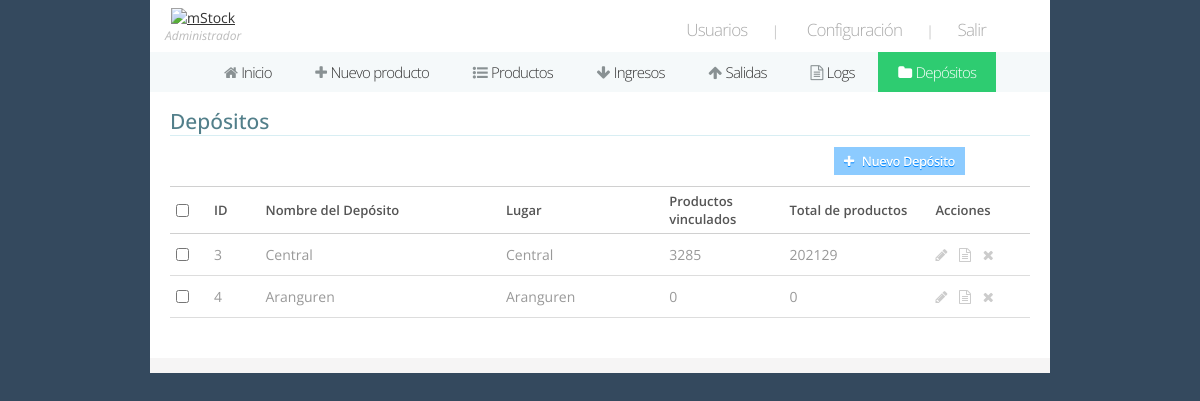
The app's page /depositos/ (signed in) with its own data.
### mystock/models.py (models this page shows, shortened)
class Rol(models.Model):
	name = models.CharField(max_length=20)

class Deposito(models.Model):
	name = models.CharField(max_length=200)
	place = models.CharField(max_length=200)
	descrp = models.CharField(max_length=400)
	date_added = models.DateField(auto_now=True)

### mystock/views.py (the view)
# urls.py: path('depositos/', depositos, name = 'depositos'),
def depositos(request):
	user = request.user
	usuario = Usuario.objects.get(id = user.id)
	if(usuario.role == 4):
		return(redirect('productos/0/0'))
	cat = []
	depositos = Deposito.objects.all()
	for deposito in depositos:
		cont = Producto.objects.filter(deposito_id = deposito.id).count()
		if (cont == 0):
			cont = 0
			suma = 0
		else:
			suma = Producto.objects.filter(deposito_id = deposito.id).aggregate(suma = Sum('qty'))['suma']
		cat.append([deposito.id, deposito.name, deposito.place, cont, suma])
	ctx = {'pagina':7,
		'datos':[usuario.role.id, usuario.role.name],
		'depositos':cat}
	return(render(request, 'deposito.html', ctx))

### mystock/templates/deposito.html (shortened to what this page needs)
{% extends 'header.html' %}
{% load static %}
{% block cuerpo %}
<div class="wrapper-pad">
	<h2>Depósitos</h2>
	<div id="table-head">
			{% if datos.0 == 1 or datos.0 == 2 %}
				<a href="{% url 'deposito_ab' 0 %}" name="new-dep" class="btn blue fright"><i class="fa fa-plus"></i>Nuevo Depósito</a> <br>
			{% endif %}
		</div>
		<table border="1" rules="rows" id="depositos" >
			<thead>
				<tr>
					<td width="5%"><input type="checkbox" name="select-all" /></td>
					<td width="6%">ID</td>
					<td width="28%">Nombre del Depósito</td>
					<td width="19%">Lugar</td>
					<td width="14%">Productos vinculados</td>
					<td width="17%">Total de productos</td>
					<td width="11%">Acciones</td>
				</tr>
			</thead>
			<tbody>
				{% for deposito in depositos %}
					<tr data-type="element" data-id={{ deposito.0 }}
						onclick="window.location.href='/deposito_detalle/{{ deposito.0 }}' ;">
						<td><input type="checkbox" name="chbox" /></td>
						<td class="hover" data-type="id">{{ deposito.0 }}</td>
						<td class="hover" data-type="name">{{ deposito.1 }}</td>
						<td class="hover">{{ deposito.2 }}</td>
						<td class="hover">{{ deposito.3 }}</td>
						<td class="hover">{{ deposito.4 }}</td>
						<td>
							{% if datos.0 == 1 or datos.0 == 2 %}
								<a href="{% url 'deposito_ab' deposito.0 %}" name="c3" title="Edit ab-deposito"><i class="fa fa-pencil"></i></a>
							{% endif %}
							{% if datos.0 == 1 or datos.0 == 2 or datos.0 == 3 %}
								<a href="{% url 'log' deposito.0 %}" name="c4" title="Log de este Depósito"><i class="fa fa-file-text-o"></i></a>
							{% endif %}
							{% if datos.0 == 1 or datos.0 == 2 %}
								<a href="{% url 'deposito_eliminar' deposito.0 %}" name="c5" title="Delete Deposito"><i class="fa fa-close"></i></a>
							{% endif %}
						</td>
					</tr>
				{% endfor %}
			</tbody>
		</table>
	</div>
	<div class="border" style="margin-bottom:30px;"></div>
</div>
{% endblock %}

### mystock/templates/header.html (shortened to what this page needs)
{% load static %}
<!DOCTYPE HTML>
<html>
	{% if pagina == 1%}
		<link type="text/css" rel="stylesheet" href="{% static 'media/css/home.css' %}" media="all" />
	{% else %}
		<link type="text/css" rel="stylesheet" href="{% static 'media/css/site.css' %}" media="all" />
		<link type="text/css" rel="stylesheet" href="{% static 'media/css/site-forms.css' %}" media="all" />
		<link type="text/css" rel="stylesheet" href="{% static 'media/css/site-responsive.css' %}" media="all" />
	{% endif %}
	<link href="https://maxcdn.bootstrapcdn.com/font-awesome/4.2.0/css/font-awesome.min.css" rel="stylesheet">
	<body>
		<div id="main-wrapper">
			<div id="header">
				<div class="left">
					<a href="https://google.com/" target='_blank'><img src="{% static 'mystock/logo3x.png' %}" width="150" height="50" alt="mStock" /></a>
					<div style="font-size:12px; font-style:italic;color:#bbb;">{{ datos.1 }}</div>
				</div>
				<div class="right">
					{% if datos.0 == 1 or datos.0 == 2 or datos.0 == 3 %}
						<a href="users.php" title="Users">Usuarios</a>|
					{% endif %}
					<a href="settings.php" title="Settings">Configuración</a>|
					<a href="{% url 'salir' %}" title="Logout">Salir</a>
				</div>
			</div>
			<div id="menu">
				<ul id="menuli">
					{% if datos.0 == 1 or datos.0 == 2 %}
						<li {% if pagina == 1 %} class="active" {% endif %}><a href="{% url 'home' %}" title="Home"><i class="fa fa-home"></i> Inicio</a></li>
					{% endif %}
					{% if datos.0 == 1 or datos.0 == 2 or datos.0 == 3 %}
						<li {% if pagina == 2 %} class="active" {% endif %}><a href="{% url 'producto_ab' 0 %}" title="New Producto"><i class="fa fa-plus"></i> Nuevo producto</a></li>
					{% endif %}
					<li {% if pagina == 3 %} class="active" {% endif %}><a href="{% url 'productos' 1 0 %}" title="Productos"><i class="fa fa-list-ul"></i> Productos</a></li>
					<li {% if pagina == 4 %} class="active" {% endif %}><a href="check-in.php" title="Check-In Producto"><i class="fa fa-arrow-down"></i> Ingresos</a></li>
					<li {% if pagina == 5 %} class="active" {% endif %}><a href="check-out.php" title="Check-Out Producto"><i class="fa fa-arrow-up"></i> Salidas</a></li>
					{% if datos.0 == 1 or datos.0e == 2 or datos.0 == 3 %}
						<li {% if pagina == 6 %} class="active" {% endif %}><a href="{% url 'logs' %}" title="Logs"><i class="fa fa-file-text-o"></i> Logs</a></li>
					{% endif %}
					<li {% if pagina == 7 %} class="active" {% endif %}><a href="{% url 'depositos' %}" title="Depósitos"><i class="fa fa-folder"></i> Depósitos</a></li>
				</ul>
			</div>
			{% block cuerpo %}
			{% endblock %}
	</body>
</html>

### mystock/static/media/css/site.css (style rules this page uses)
* { margin:0; padding:0; font-family:Open Sans; color:#333; outline:none; }
body, html { text-align:center; background-color:#34495e; width:100%; font-size:14px; }
.fright { float:right; }
.border { width:100%; height:15px; background-color:#f6f5f5; }
a.btn, a.btn:active, a.btn:visited, input[type=submit].btn { text-decoration:none; font-size:13px; letter-spacing:-0.5px; padding:5px 10px; margin:-4px 10px 0 10px; font-weight:600; color:#FFF; border:none; }
a.btn i { margin-right:8px; color:#FFF; }
.btn.blue { background-color:#8CCBFF; text-shadow:0 1px 0 #0087FF; }
h2 { display:inline-block; width:100%; text-align:left; border-bottom:1px solid #d8eef3; color:#527f8a; font-weight:500; margin:15px 0 5px 0; }
#main-wrapper { margin:0 auto; width:900px; background-color:#FFF; }
#main-wrapper .wrapper-pad { margin:0; padding:0 20px; }
#header .left { float:left; padding:8px 0 0 15px; }
#header .right { float:right; margin:18px 40px 0 0; color:#aaa; font-weight:300; }
#header .right a, #header .right a:active, #header .right a:visited { font-weight:300; font-size:17px; color:#aaa; text-decoration:none; letter-spacing:-0.8px; }
#header .right a { margin-right:24px; margin-left:24px; }
#header .right a:first-child { margin-right:24px; }
#header .right a:last-child { margin-left:20px; }
#menu { width:100%; margin-top:8px; background-color:#f5f9fa; }
#menu ul#menuli { list-style:none; }
#menu ul#menuli li { display:inline-block; margin:0; }
#menu ul#menuli li a { padding:10px 20px; display:inline-block; font-weight:300; font-size:15px; letter-spacing:-0.8px; text-decoration:none; color:#333; margin:0; }
#menu ul#menuli li.active a { background-color:#2ecc71; color:#FFF; }
#menu ul#menuli li.active a i { color:#FFF; }
#menu ul#menuli li a i { margin-right:1px; color:#899193; }
#table-head { width:100%; margin:5px 0; padding-top:5px; height:30px; }
table { width:100%; border:none; text-align:left; border:1px solid #FFF; outline:none; }
table thead tr td { padding:5px 5px 5px 0; text-align:left; font-size:13px; font-weight:600; border-top:1px solid #d0d0d0; border-bottom:1px solid #d0d0d0; border-left:1px solid #FFF; color:#555; }
table thead tr td:nth-child(1), table tbody tr td:nth-child(1) { padding-left:5px; }
table tbody tr td { border-top:1px solid #ddd; border-left:1px solid #FFF; padding:10px 0; font-size:14px; color:#999; border-bottom:1px solid #ddd; }
table tbody tr td a { margin-right:8px; }
table tbody tr a i { color:#ccc; }
table input[type=checkbox] { margin:4px 0 -5px 0; }

### records on screen
Rol: name "Administrador"
Deposito: name "Central", place "Central"
Deposito: name "Aranguren", place "Aranguren"

### other values on screen
{{ deposito.0 }} "3" "4"
{{ deposito.3 }} "3285" "0"
{{ deposito.4 }} "202129" "0"
